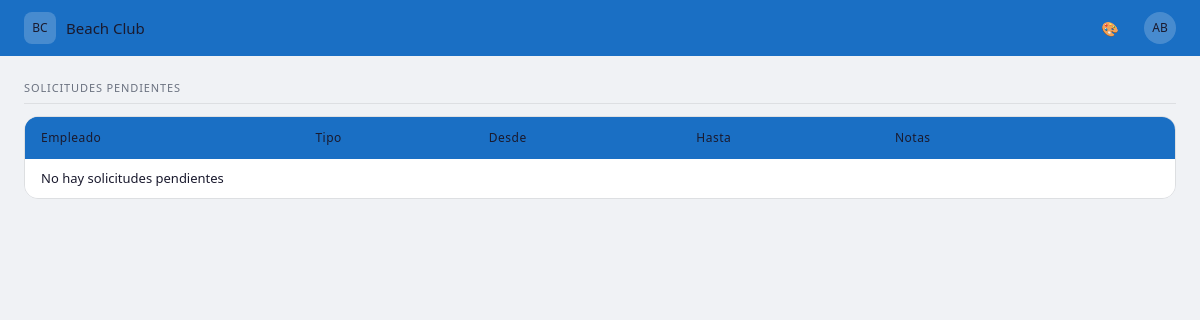
/personal/solicitudes/, run on an earlier commit of the app's database.
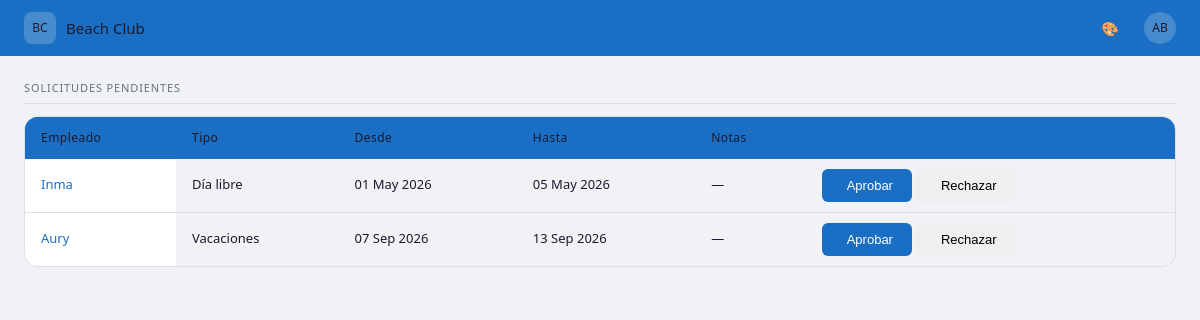
And on a later commit of the database.
### personal/models.py (models this page shows, shortened)
class SolicitudAusencia(models.Model):
    TIPO_CHOICES = [
        ('vacaciones', 'Vacaciones'),
        ('libre', 'Día libre'),
        ('inamovible', 'Libre inamovible'),
        ('libre_vacaciones', 'Libre vacaciones'),
        ('finde_largo', 'Finde largo'),
    ]
    ESTADO_CHOICES = [
        ('pendiente', 'Pendiente'),
        ('aprobada', 'Aprobada'),
        ('rechazada', 'Rechazada'),
    ]
    empleado = models.ForeignKey(Empleado, on_delete=models.CASCADE, related_name='solicitudes')
    tipo = models.CharField(max_length=20, choices=TIPO_CHOICES, default='vacaciones')
    fecha_inicio = models.DateField()
    fecha_fin = models.DateField()
    notas = models.TextField(blank=True)
    estado = models.CharField(max_length=20, choices=ESTADO_CHOICES, default='pendiente')
    fecha_solicitud = models.DateTimeField(auto_now_add=True)
    class Meta:
        verbose_name = 'Solicitud de ausencia'
        verbose_name_plural = 'Solicitudes de ausencia'
        ordering = ['-fecha_solicitud']

class Empleado(models.Model):
    CONTRATO_CHOICES = [
        ('indefinido', 'Indefinido'),
        ('temporal', 'Temporal'),
        ('fijo_discontinuo', 'Fijo discontinuo'),
        ('obra_servicio', 'Obra y servicio'),
        ('practicas', 'Prácticas'),
    ]
    ROL_CHOICES = [
        ('maitre', 'Maître'),
        ('segundo_maitre', 'Segundo Maître'),
        ('jefe_sector', 'Jefe de sector'),
        ('camarero', 'Camarero'),
        ('ayudante_camarero', 'Ayudante de camarero'),
    ]
    nombre = models.CharField(max_length=100)
    apellidos = models.CharField(max_length=100, blank=True)
    rol = models.CharField(max_length=20, choices=ROL_CHOICES)
    telefono = models.CharField(max_length=20, blank=True)
    email = models.EmailField(blank=True)
    fecha_nacimiento = models.DateField(null=True, blank=True)
    activo = models.BooleanField(default=True)
    posicion = models.PositiveIntegerField(default=0)
    tipo_contrato = models.CharField(max_length=20, choices=CONTRATO_CHOICES, blank=True)
    fecha_vencimiento = models.DateField(null=True, blank=True)
    class Meta:
        verbose_name = 'Empleado'
        verbose_name_plural = 'Empleados'
        ordering = ['posicion', 'nombre']

### personal/views.py (the view)
# urls.py: path('solicitudes/', views.lista_solicitudes, name='lista_solicitudes'),
def lista_solicitudes(request):
    solicitudes = SolicitudAusencia.objects.filter(estado='pendiente').select_related('empleado').order_by('fecha_inicio')
    context = {'solicitudes': solicitudes}
    return render(request, 'personal/lista_solicitudes.html', context)

### personal/templates/personal/lista_solicitudes.html (shortened to what this page needs)
{% extends 'core/base.html' %}
{% block content %}
<div class="bc-section">
  <div class="bc-section-header">
    <span class="bc-section-header-title">Solicitudes pendientes</span>
  </div>
  <div class="bc-table-wrapper">
    <table class="bc-table">
      <thead>
        <tr>
          <th>Empleado</th>
          <th>Tipo</th>
          <th>Desde</th>
          <th>Hasta</th>
          <th>Notas</th>
          <th></th>
        </tr>
      </thead>
      <tbody>
        {% for sol in solicitudes %}
        <tr>
          <td><a href="{% url 'detalle_empleado' sol.empleado.pk %}" class="bc-link-plain">{{ sol.empleado.nombre }}</a></td>
          <td>{{ sol.get_tipo_display }}</td>
          <td>{{ sol.fecha_inicio|date:"d M Y" }}</td>
          <td>{{ sol.fecha_fin|date:"d M Y" }}</td>
          <td>{{ sol.notas|default:"—" }}</td>
          <td>
            <div class="bc-btn-group">
              <form method="post" action="{% url 'aprobar_solicitud' sol.pk %}">
                <button type="submit" class="bc-btn bc-btn-sm bc-btn-primary">
                   Aprobar
                </button>
              </form>
              <form method="post" action="{% url 'rechazar_solicitud' sol.pk %}">
                <button type="submit" class="bc-btn bc-btn-sm">
                   Rechazar
                </button>
              </form>
            </div>
          </td>
        </tr>
        {% empty %}
        <tr><td colspan="6" class="bc-text-muted">No hay solicitudes pendientes</td></tr>
        {% endfor %}
      </tbody>
    </table>
  </div>
</div>
{% endblock %}

What changed in the data, as far as the page shows it:
added SolicitudAusencia: empleado.nombre "Inma", tipo "Día libre", fecha_inicio "01 May 2026", fecha_fin "05 May 2026", notas "—"
added SolicitudAusencia: empleado.nombre "Aury", tipo "Vacaciones", fecha_inicio "07 Sep 2026", fecha_fin "13 Sep 2026", notas "—"
Also different on the page:
text no longer shown: "No hay solicitudes pendientes"
